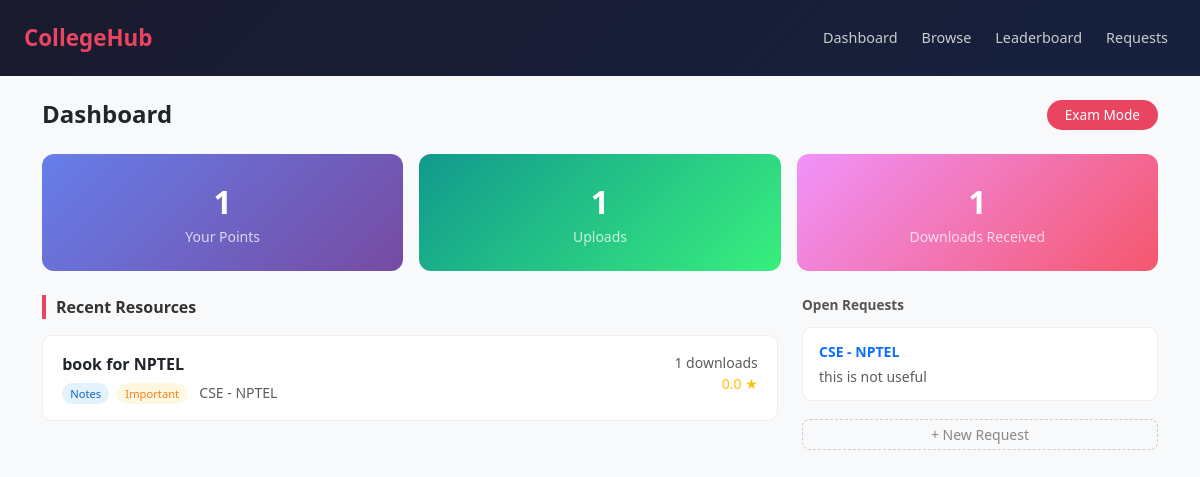
The app's page /dashboard/ (signed in) with its own data.
### accounts/models.py (models this page shows)
class Student(AbstractUser):
    department = models.CharField(max_length=50)
    year = models.IntegerField(default=1)
    points = models.IntegerField(default=0)
    is_approved = models.BooleanField(default=False)

### resources/models.py (models this page shows)
class Resource(models.Model):
    TYPE = [('notes','Notes'),('PYQ','PYQ'),('book','Book')]
    title = models.CharField(max_length=200)
    subject = models.ForeignKey('subjects.Subject', on_delete=models.CASCADE)
    uploaded_by = models.ForeignKey(settings.AUTH_USER_MODEL, on_delete=models.CASCADE)
    file = models.FileField(upload_to='resources/')
    type = models.CharField(max_length=10, choices=TYPE)
    downloads = models.IntegerField(default=0)
    avg_rating = models.FloatField(default=0.0)
    is_important = models.BooleanField(default=False)
    is_approved = models.BooleanField(default=True)
    created_at = models.DateTimeField(auto_now_add=True)

class ResourceRequest(models.Model):
    user = models.ForeignKey(settings.AUTH_USER_MODEL, on_delete=models.CASCADE)
    subject = models.ForeignKey('subjects.Subject', on_delete=models.CASCADE)
    description = models.TextField()
    is_fulfilled = models.BooleanField(default=False)
    created_at = models.DateTimeField(auto_now_add=True)

### subjects/models.py (models this page shows)
class Subject(models.Model):
    DEPT = [('CSE','CSE'),('ECE','ECE'),
            ('MECH','MECH'),('CIVIL','CIVIL')]
    name = models.CharField(max_length=100)
    department = models.CharField(max_length=10, choices=DEPT)
    semester = models.IntegerField()
    def __str__(self): return f"{self.department} - {self.name}"

### resources/views.py (the view)
# urls.py: path('dashboard/', views.DashboardView.as_view(), name='dashboard'),
class DashboardView(LoginRequiredMixin, TemplateView):
    template_name = 'resources/dashboard.html'
    def get_context_data(self, **kwargs):
        ctx = super().get_context_data(**kwargs)
        user = self.request.user
        exam = self.request.GET.get('exam')
        qs = Resource.objects.filter(is_approved=True).select_related('subject', 'uploaded_by')
        if exam:
            qs = qs.filter(Q(type='PYQ') | Q(is_important=True))
        ctx['recent'] = qs.order_by('-created_at')[:6]
        ctx['top_rated'] = qs.order_by('-avg_rating')[:5]
        ctx['my_uploads'] = Resource.objects.filter(uploaded_by=user).count()
        ctx['my_downloads'] = Resource.objects.filter(uploaded_by=user).aggregate(t=Sum('downloads'))['t'] or 0
        ctx['open_requests'] = ResourceRequest.objects.filter(is_fulfilled=False).order_by('-created_at')[:5]
        ctx['exam_mode'] = bool(exam)
        return ctx

### templates/resources/dashboard.html
{% extends 'base.html' %}
{% block content %}
<div class="d-flex justify-content-between align-items-center mb-4">
    <h4 class="fw-bold mb-0">Dashboard</h4>
    {% if exam_mode %}
        <a href="?" class="exit-exam-btn text-decoration-none">Exit Exam Mode</a>
    {% else %}
        <a href="?exam=1" class="exam-btn text-decoration-none">Exam Mode</a>
    {% endif %}
</div>
<div class="row g-3 mb-4">
    <div class="col-md-4">
        <div class="stat-card" style="background: linear-gradient(135deg, #667eea, #764ba2);">
            <div class="number text-white">{{ request.user.points }}</div>
            <div class="text-white opacity-75 small">Your Points</div>
        </div>
    </div>
    <div class="col-md-4">
        <div class="stat-card" style="background: linear-gradient(135deg, #11998e, #38ef7d);">
            <div class="number text-white">{{ my_uploads }}</div>
            <div class="text-white opacity-75 small">Uploads</div>
        </div>
    </div>
    <div class="col-md-4">
        <div class="stat-card" style="background: linear-gradient(135deg, #f093fb, #f5576c);">
            <div class="number text-white">{{ my_downloads }}</div>
            <div class="text-white opacity-75 small">Downloads Received</div>
        </div>
    </div>
</div>
<div class="row g-4">
    <div class="col-md-8">
        <div class="section-title">Recent Resources</div>
        {% for r in recent %}
        <div class="resource-card">
            <div class="d-flex justify-content-between align-items-start">
                <div>
                    <a href="/resources/{{ r.pk }}/" class="fw-semibold text-decoration-none text-dark">{{ r.title }}</a>
                    <div class="mt-1">
                        <span class="badge-type badge-{{ r.type }}">{{ r.get_type_display }}</span>
                        {% if r.is_important %}
                        <span class="badge-type badge-important ms-1">Important</span>
                        {% endif %}
                        <span class="text-muted small ms-2">{{ r.subject }}</span>
                    </div>
                </div>
                <div class="text-end">
                    <div class="small text-muted">{{ r.downloads }} downloads</div>
                    <div class="small text-warning">{{ r.avg_rating|floatformat:1 }} ★</div>
                </div>
            </div>
        </div>
        {% empty %}
        <div class="text-center py-4 text-muted">
            <p>No resources yet. Add some from the admin panel.</p>
        </div>
        {% endfor %}
    </div>
    <div class="col-md-4">
        <div class="sidebar-title">Open Requests</div>
        {% for req in open_requests %}
        <div class="request-card">
            <div class="small fw-semibold text-primary">{{ req.subject }}</div>
            <div class="small text-muted mt-1">{{ req.description|truncatechars:70 }}</div>
        </div>
        {% empty %}
        <p class="text-muted small">No open requests.</p>
        {% endfor %}
        <a href="/requests/new/" class="btn btn-sm w-100 mt-2"
            style="border: 1px dashed #ccc; color: #888; border-radius: 8px;">
            + New Request
        </a>
    </div>
</div>
{% endblock %}

### templates/base.html (shortened to what this page needs)
<!DOCTYPE html>
<html lang="en">
<head>
    <link href="https://cdn.jsdelivr.net/npm/bootstrap@5.3.0/dist/css/bootstrap.min.css" rel="stylesheet">
</head>
<body>
<nav class="navbar navbar-expand-lg px-4 py-3">
    <a class="navbar-brand" href="/dashboard/">CollegeHub</a>
    <div class="collapse navbar-collapse" id="navMenu">
        <div class="navbar-nav ms-auto gap-2">
            <a class="nav-link" href="/dashboard/">Dashboard</a>
            <a class="nav-link" href="/resources/">Browse</a>
            <a class="nav-link" href="/leaderboard/">Leaderboard</a>
            <a class="nav-link" href="/requests/">Requests</a>
        </div>
    </div>
</nav>
<div class="container py-4">
    {% block content %}{% endblock %}
</div>
</body>
</html>

### templates/base.html (style rules this page uses)
body { background-color: #f8f9fa; font-family: 'Segoe UI', sans-serif; }
.navbar { background: linear-gradient(135deg, #1a1a2e, #16213e) !important; }
.navbar-brand { color: #e94560 !important; font-weight: 700; font-size: 1.4rem; }
.nav-link { color: #ccc !important; font-size: 0.9rem; }
.stat-card { border-radius: 12px; border: none; padding: 1.5rem; text-align: center; }
.stat-card .number { font-size: 2rem; font-weight: 700; }
.section-title { font-size: 1rem; font-weight: 600; color: #333; margin-bottom: 1rem; border-left: 4px solid #e94560; padding-left: 10px; }
.resource-card { border-radius: 10px; border: 1px solid #eee; background: #fff; padding: 1rem 1.2rem; margin-bottom: 0.75rem; transition: box-shadow 0.2s; }
.badge-type { font-size: 0.7rem; padding: 3px 8px; border-radius: 20px; }
.badge-notes { background: #e3f2fd; color: #1565c0; }
.badge-important { background: #fff8e1; color: #f57f17; }
.request-card { border-radius: 10px; border: 1px solid #eee; background: #fff; padding: 0.8rem 1rem; margin-bottom: 0.6rem; }
.sidebar-title { font-size: 0.85rem; font-weight: 600; color: #555; margin-bottom: 0.75rem; }
.exam-btn { background: #e94560; border: none; color: white; border-radius: 20px; padding: 5px 18px; font-size: 0.85rem; }

### records on screen
Student: user.points "1"
Resource: title "book for NPTEL", type "Notes", is_important "Important", subject "CSE - NPTEL", downloads "1", avg_rating "0.0"
ResourceRequest: subject "CSE - NPTEL", description "this is not useful"

### other values on screen
{{ my_uploads }} "1"
{{ my_downloads }} "1"
